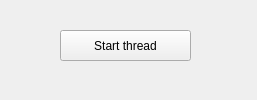
<?xml version="1.0" encoding="UTF-8"?>
<ui version="4.0">
 <class>Widget</class>
 <widget class="QWidget" name="Widget">
  <property name="geometry">
   <rect>
    <x>0</x>
    <y>0</y>
    <width>257</width>
    <height>100</height>
   </rect>
  </property>
  <property name="windowTitle">
   <string>Widget</string>
  </property>
  <widget class="QPushButton" name="btnStart">
   <property name="geometry">
    <rect>
     <x>60</x>
     <y>30</y>
     <width>131</width>
     <height>31</height>
    </rect>
   </property>
   <property name="text">
    <string>Start thread</string>
   </property>
  </widget>
 </widget>
 <resources/>
 <connections/>
</ui>
